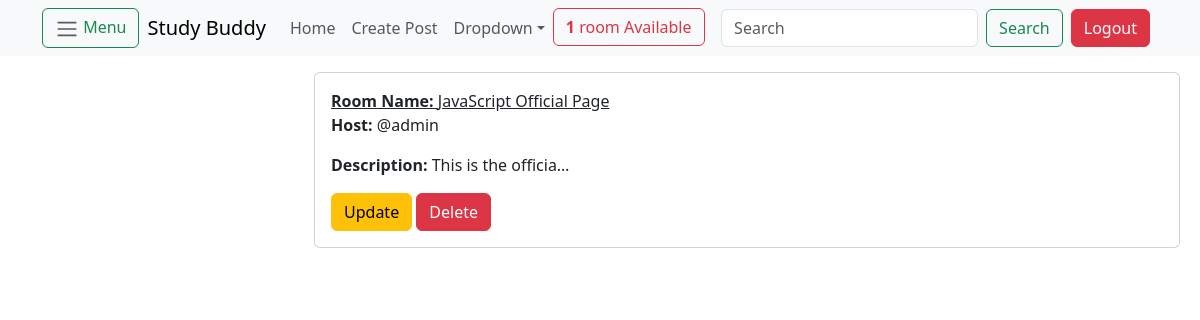
Screenshot of /home/?q=JavaScript (signed in) with the database file from the repository.
### studybuddy/models.py (models this page shows, shortened)
class Room(models.Model):
    host = models.ForeignKey(User, on_delete=models.SET_NULL, null=True)
    topic = models.ForeignKey(Topic, on_delete=models.SET_NULL, null=True)
    name = models.CharField(max_length=200)
    description = models.TextField(null=False, blank=True)
    updated = models.DateTimeField(auto_now=True)
    created = models.DateTimeField(auto_now_add=True)
    class Meta:
        ordering = ['-updated','-created']

### studybuddy/views.py (the view)
# urls.py: 2. Add a URL to urlpatterns:  path('', views.home, name='home')
@login_required(login_url='loginuser')
def home(request):
    page = "home"
    q = request.GET.get('q')
    if request.GET.get('q'):
        q=request.GET.get('q')
    else:
        q=""
    rooms = Room.objects.filter(
        Q(topic__name__icontains=q) |
        Q(name__icontains=q)|
        Q(description__icontains=q)
        )
    topics = Topic.objects.all()
    room_count = rooms.count()
    context = {
        'page':page,
        'rooms':rooms,
        'topics':topics,
        'room_count':room_count,
    }
    return render(request, 'studybuddy/home.html', context)

### studybuddy/templates/studybuddy/home.html (shortened to what this page needs)
{% extends 'base.html' %}
{% block content %}
    {% include 'navbar.html' %}
    {% if request.user.is_authenticated %}
        <div class="container-fluid mt-2">
            <div class="home-container">
                <div class="browse-topics">
                </div>
                <div class="rooms">
                    {% for room in rooms %}
                        <div class="card m-2">
                            <div class="card-body">
                                <a href="{% url 'room' room.id %}" class="card-title"><b>Room Name: </b>{{room.name}}</a>
                                <p class="card-text"><b>Host: </b>@{{room.host}}</p>
                                <p class="card-text"><b>Description: </b>{{room.description|truncatechars:20}}</p>
                                <a href="{% url 'update-room' room.id %}" class="btn btn-warning">Update</a>
                                <a href="{% url 'delete-room' room.id %}" class="btn btn-danger">Delete</a>
                            </div>
                        </div>
                    {% endfor %}
                </div>
            </div>
        </div>
    {% else %}
        <h1 class="text-center fw-bold">Login to see what is on this Page</h1>
    {% endif %}
{% endblock content %}

### static/custom/form.css (style rules this page uses)
.home-container { display: grid; grid-template-columns: 1fr 3fr; }

### rows the page displays
Room: name "JavaScript Official Page", host "admin", description "This is the officia…"

### other values shown
{{ room_count }} "1"
